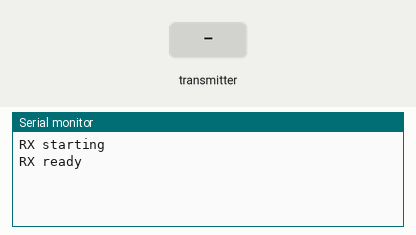
A sketch run on a simulated Arduino Uno, built with avr-gcc and run on an emulated ATmega328P. On the bench: the last lines printed to the serial monitor. The inputs (shaded band) are chosen by the test bench. No radio packets arrive unless stated.

Above: at 1.2 s.
1.3 s: the transmitter starts sending x = 0
At 1.37 s:
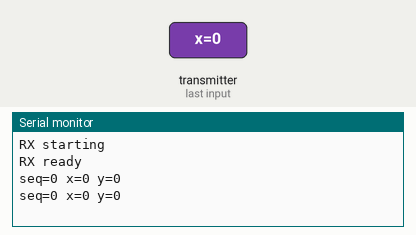
3.2 s: the transmitter starts sending y = 256
At 3.27 s:
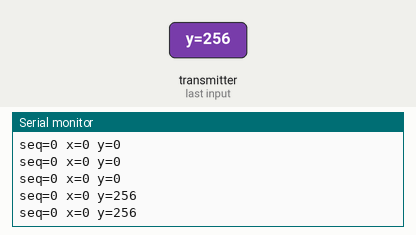
4.7 s: the transmitter starts sending seq = 256
At 4.77 s:
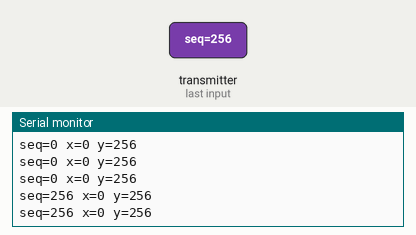
6.2 s: the transmitter starts sending x = 256
At 6.27 s:
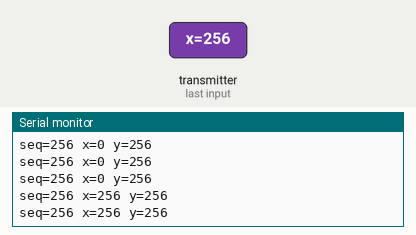
7.7 s: the transmitter starts sending y = 0
At 7.77 s:
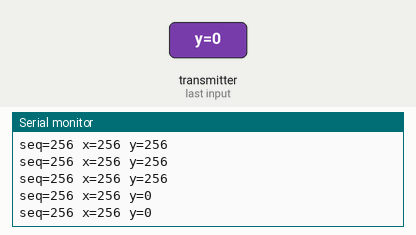
9.2 s: the transmitter starts sending seq = 0
At 9.27 s:
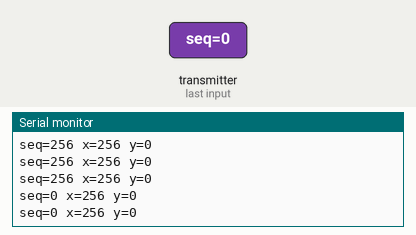

The sketch:

02_radio_rx_print.ino
```cpp
#include <SPI.h>
#include <RF24.h>

RF24 radio(9, 10);              // CE, CSN
const byte address[6] = "JOY1";

struct Payload {
  int16_t x;
  int16_t y;
  uint16_t seq;
};

void setup() {
  Serial.begin(115200);
  Serial.println("RX starting");

  radio.begin();
  radio.setPALevel(RF24_PA_LOW);
  radio.setDataRate(RF24_250KBPS);
  radio.setChannel(108);

  radio.openReadingPipe(1, address);
  radio.startListening();

  Serial.println("RX ready");
}

void loop() {
  Payload p;

  if (radio.available()) {
    while (radio.available()) {
      radio.read(&p, sizeof(p));
    }

    Serial.print("seq=");
    Serial.print(p.seq);
    Serial.print(" x=");
    Serial.print(p.x);
    Serial.print(" y=");
    Serial.println(p.y);
  }
}
```

Measured:
- after the input at 1.3 s, the serial monitor: prints a new line at once (image 1)
- after the input at 3.2 s, the serial monitor: prints a new line at once (image 2)
- after the input at 4.7 s, the serial monitor: prints a new line at once (image 3)
- after the input at 6.2 s, the serial monitor: prints a new line at once (image 4)
- after the input at 7.7 s, the serial monitor: prints a new line at once (image 5)
- after the input at 9.2 s, the serial monitor: prints a new line at once (image 6)
